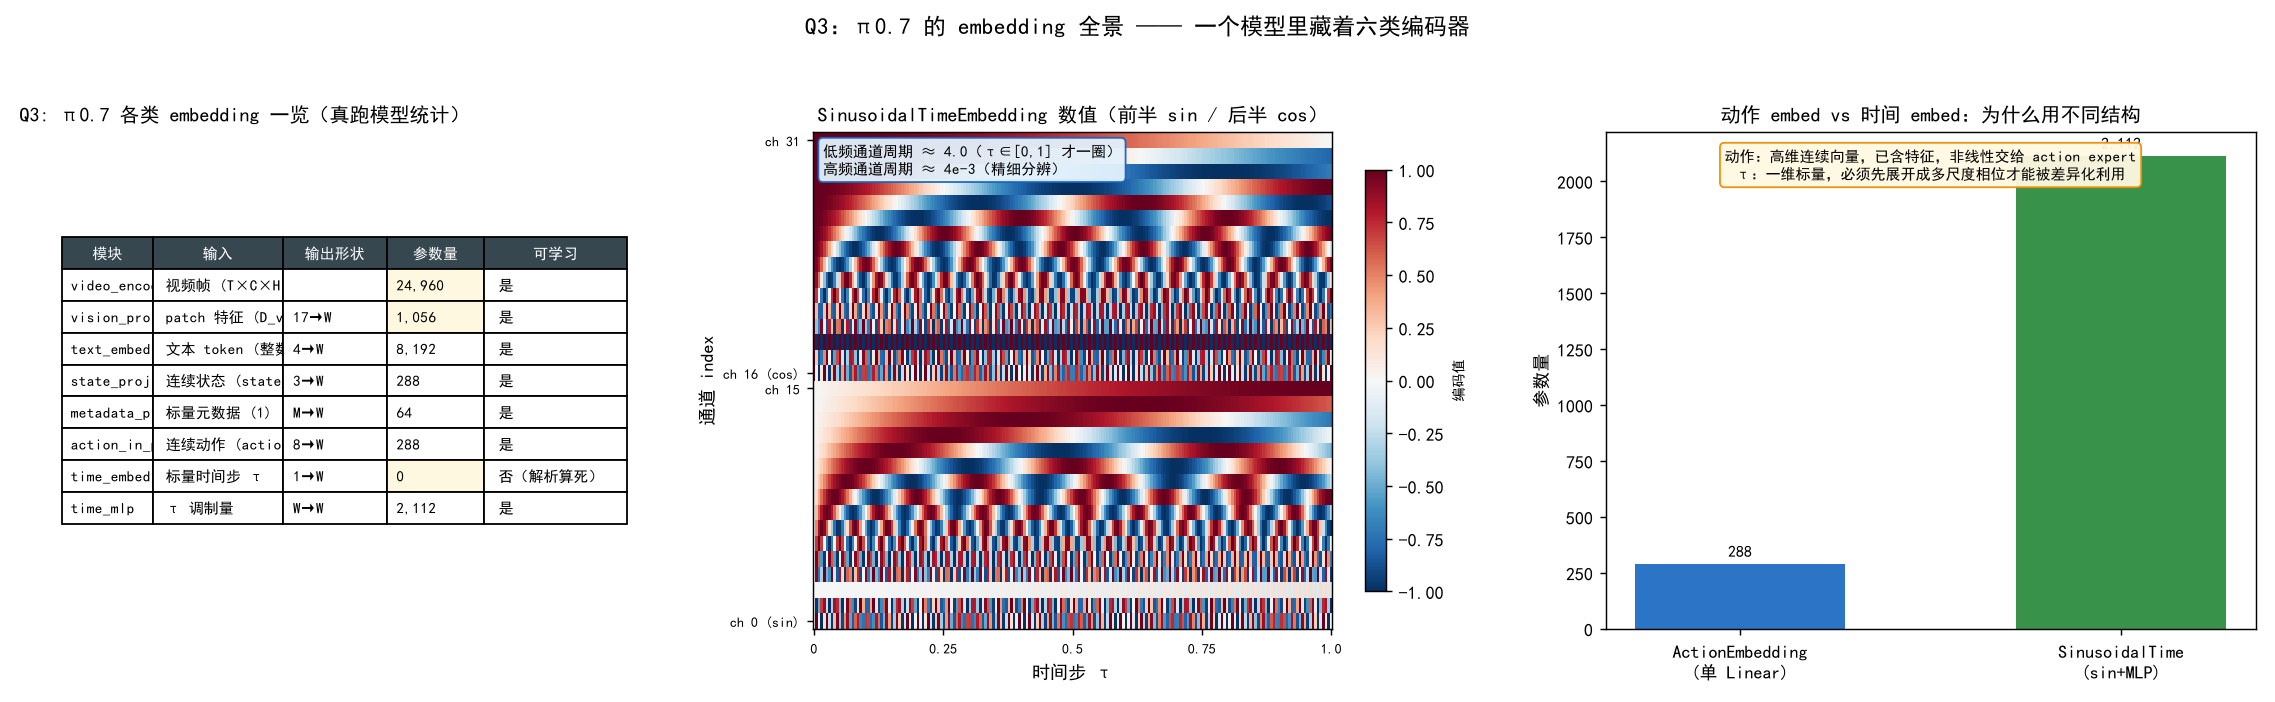

This figure's Python source:
# -*- coding: utf-8 -*-
"""Q3 可视化：π0.7 里到底有哪几类 embedding？它们各自怎么造、参数量多少？

三个子图回答三件事：
1. 左图：prelim 一块「embedding 全景表」—— 每个 embedding 模块的
   输入是什么（像素/文本 token/连续状态/标量元数据/连续动作/标量时间步）、
   输出维度、参数量（**真跑模型查 nn.Module 得到**）、是否可学习。
   一眼看清：SinusoidalTimeEmbedding 是**唯一零参数量**的编码器，
   因为它的 sin/cos 频率表是解析算死的（不是学出来的）。
2. 中图：SinusoidalTimeEmbedding 的真实数值热力图 —— 横轴 tau∈[0,1]，
   纵轴为各通道；前半是 sin、后半是 cos；低通道周期 4s（τ 一整个量程
   才走一圈）、高通道周期 4e-3（极短周期做精细分辨）。这是"多尺度
   时间编码"的最直观证据。
3. 右图：为什么动作 embedding 用单个 Linear、时间 embedding 却要
   sin+MLP？对比两类输入的本质：动作是**高维连续向量**（本身已经
   是低层特征，单 Linear 投影即可，非线性留给后面的 action expert）；
   τ 是**一维标量**，必须先用 0 参数的 sin/cos 展开成多尺度相位，
   再用一个小 MLP 学非线性。设计差异不在"参数量谁大谁小"，
   而在"非线性放在哪一段"。
"""
from __future__ import annotations

import matplotlib.pyplot as plt
import numpy as np
import torch

from _shared import C_STD, C_NEW, C_AUX, C_AUX2, C_WARN, OUT, setup_fonts, build_model

# 每个（模块名, 输入形态, 宽度, 论文/官方对应）的可读描述，参数/宽度真跑取得
MODULES = [
    ("video_encoder",   "视频帧 (T×C×H×W)",            None,   "SigLIP+时间层"),
    ("vision_proj",     "patch 特征 (D_v)",            "32→W", "Linear"),
    ("text_embed",      "文本 token (整数 0..255)",     "256→W", "Embedding"),
    ("state_proj",      "连续状态 (state_dim)",        "8→W",  "Linear"),
    ("metadata_proj",   "标量元数据 (1)",              "1→W",  "Linear"),
    ("action_in_proj",  "连续动作 (action_dim)",       "8→W",  "Linear (非线性交下游)"),
    ("time_embed",      "标量时间步 τ",                 "-→W",  "正弦编码(0参)"),
    ("time_mlp",        "τ 调制量",                     "W→W",  "MLP (时间支路非线性)"),
]


def measure_modules(model) -> dict:
    """真跑模型，逐模块统计参数量与输出形状。

    输出形状通过构造一批最小输入、调用模型拿到 prefix/suffix embedding 长度。
    """
    stats = {}
    for name, _in, _shape, _desc in MODULES:
        mod = getattr(model, name, None)
        if mod is None:
            stats[name] = {"params": 0, "shape": _shape, "desc": _desc}
            continue
        n_params = sum(p.numel() for p in mod.parameters())
        stats[name] = {"params": n_params, "shape": _shape, "desc": _desc}
    # 输出形状：直接量 embed_prefix 与 embed_suffix 的 token 数。
    # 前缀序列 = 视频块(ar=0) + 语言文本(ar=1) + State 指示 token(ar=1)
    #            + 状态块(ar=[1,0,0,...])。
    # 本项目默认不启用 metadata/subgoal，故这里按"启用时"示意标注。
    # 注意：视频编码器输出 = (patch 数 + 1) 个 token（28x28/7x7=16 个 patch
    # 再加 1 个汇总 token），这是真跑实测得到的，不能想当然。
    cfg = model.config
    B, L = 1, 4
    T = cfg.vision.n_obs_steps
    videos = torch.zeros(B, T, 3, cfg.vision.image_size, cfg.vision.image_size)
    lang = torch.randint(1, 250, (B, L))
    lang_masks = torch.ones(B, L, dtype=torch.bool)
    state = torch.zeros(B, T, cfg.state_dim)
    with torch.no_grad():
        embs, pads, ars = model.embed_prefix(videos, lang, lang_masks, state)
    n_total = embs.shape[1]
    n_state = T
    # 用 ar 布局反推各块 token 数：视频块是 ar=0 的连续段，
    # 其后是语言文本(L) + State 指示(1) + 状态块(T)。
    ar0 = ars[0].tolist()
    first_ar1 = ar0.index(True)
    n_vid = first_ar1
    n_lang = L
    assert n_total == n_vid + n_lang + 1 + n_state, (n_total, n_vid, n_lang, n_state)
    stats["vision_proj"]["shape"] = f"{n_vid}→W"
    stats["text_embed"]["shape"] = f"{n_lang}→W"
    stats["state_proj"]["shape"] = f"{n_state}→W"
    # metadata / subgoal 是可选的，这里按"启用时"示意
    stats["metadata_proj"]["shape"] = f"M→W"
    # action 相关形状
    H = cfg.action_horizon
    noisy = torch.zeros(B, H, cfg.action_dim)
    t = torch.zeros(B)
    with torch.no_grad():
        a_emb, a_cond = model.embed_suffix(noisy, t)
    stats["action_in_proj"]["shape"] = f"{H}→W"
    stats["time_embed"]["shape"] = f"1→W"
    stats["time_mlp"]["shape"] = f"W→W"
    return stats


def plot() -> tuple:
    """绘制 embedding 全景三子图，返回 (fig, text)。

    Returns:
        (fig, text): matplotlib Figure 对象和关键发现文本摘要。
    """
    setup_fonts()
    model = build_model()
    stats = measure_modules(model)
    fig, axes = plt.subplots(1, 3, figsize=(17.5, 5.4))

    # ---------------- 左：embedding 全景表 ----------------
    ax = axes[0]
    ax.axis("off")
    rows = [
        ("模块", "输入", "输出形状", "参数量", "可学习"),
    ]
    data_rows = []
    for name, _in, _shape, _desc in MODULES:
        s = stats[name]
        params = s["params"]
        learn = "是" if params > 0 else "否（解析算死）"
        data_rows.append((name, _in, s["shape"], f"{params:,}", learn))
    tbl = ax.table(cellText=data_rows, colLabels=rows[0], loc="center",
                   cellLoc="left", colWidths=[0.14, 0.2, 0.16, 0.15, 0.22])
    tbl.auto_set_font_size(False)
    tbl.set_fontsize(8.5)
    tbl.scale(1.0, 1.6)
    for (r, c), cell in tbl.get_celld().items():
        if r == 0:
            cell.set_facecolor("#37474f")
            cell.set_text_props(color="white", weight="bold")
        elif c == 3 and "0" in data_rows[r - 1][3].replace(",", ""):
            cell.set_facecolor("#fff8e1")
    ax.set_title("Q3: π0.7 各类 embedding 一览（真跑模型统计）",
                 fontsize=11, loc="left")

    # ---------------- 中：SinusoidalTimeEmbedding 真实热力图 ----------------
    ax = axes[1]
    from models.vla.core.embedding import SinusoidalTimeEmbedding
    W = model.config.action.width
    te = SinusoidalTimeEmbedding(W)
    tau = torch.linspace(0.0, 1.0, 200)
    mat = te(tau).detach().numpy()      # (200, W)
    im = ax.imshow(mat.T, aspect="auto", origin="lower",
                   cmap="RdBu_r", interpolation="nearest")
    ax.set_yticks([0, W // 2 - 1, W // 2, W - 1])
    ax.set_yticklabels(["ch 0 (sin)", f"ch {W//2 - 1}", f"ch {W//2} (cos)", f"ch {W-1}"],
                       fontsize=8)
    ax.set_xticks(np.linspace(0, 199, 5))
    ax.set_xticklabels(["0", "0.25", "0.5", "0.75", "1.0"], fontsize=8)
    ax.set_xlabel("时间步 τ")
    ax.set_ylabel("通道 index")
    ax.set_title("SinusoidalTimeEmbedding 数值（前半 sin / 后半 cos）",
                 fontsize=11)
    cb = fig.colorbar(im, ax=ax, shrink=0.85)
    cb.set_label("编码值", fontsize=8)
    # 标注多尺度：低频通道周期 4.0
    ax.text(0.02, 0.98, "低频通道周期 ≈ 4.0（τ∈[0,1] 才一圈）\n"
                        "高频通道周期 ≈ 4e-3（精细分辨）",
            transform=ax.transAxes, va="top", fontsize=8.5,
            bbox=dict(boxstyle="round", facecolor="#e3f2fd",
                      edgecolor=C_AUX, alpha=0.95))

    # ---------------- 右：为什么 action 线性、time 要 sin+MLP ----------------
    ax = axes[2]
    # 拆三组：动作 Linear / 正弦时间（0参，解析算死）/ 时间 MLP
    # 这样读者一眼看出：动作 embed 本身不小，但时间那条路是"0 参 + MLP"两段式
    names = ["ActionEmbedding\n(单 Linear)",
             "SinusoidalTime\n(解析 sin/cos)",
             "TimeMLP\n(后接非线性)"]
    params = [stats["action_in_proj"]["params"],
              stats["time_embed"]["params"],
              stats["time_mlp"]["params"]]
    colors = [C_AUX, C_NEW, C_WARN]
    bars = ax.bar(names, params, color=colors, alpha=0.9, width=0.55)
    for b, v in zip(bars, params):
        ax.annotate(f"{v:,}", (b.get_x() + b.get_width() / 2, v),
                    textcoords="offset points", xytext=(0, 4),
                    ha="center", fontsize=9)
    ax.set_ylabel("参数量")
    ax.set_title("动作 embed vs 时间 embed：为什么用不同结构\n"
                 "(动作单 Linear 一次到位 / 时间 sin(0参)+MLP 两段)",
                 fontsize=11)
    ax.text(0.5, 0.97,
            "动作（8→32 维）已是高维特征，单 Linear 投影即可，\n"
            "    非线性交给下游 action expert；\n"
            "τ 是一维标量，先用 0 参数的 sin/cos 展开成多尺度相位，\n"
            "    再用一个小 MLP 学非线性 —— 总参数量反而比动作 Linear 大",
            transform=ax.transAxes, va="top", ha="center", fontsize=8.5,
            bbox=dict(boxstyle="round", facecolor="#fff8e1",
                      edgecolor=C_WARN, alpha=0.95))
    ax.grid(alpha=0.3, axis="y")

    fig.suptitle("Q3：π0.7 的 embedding 全景 —— 一个模型里藏着六类编码器",
                 fontsize=13, fontweight="bold")
    fig.tight_layout(rect=[0, 0, 1, 0.94])

    text = (f"vision_proj params: {stats['vision_proj']['params']}\n"
            f"text_embed params:  {stats['text_embed']['params']}\n"
            f"state_proj params:  {stats['state_proj']['params']}\n"
            f"metadata_proj:      {stats['metadata_proj']['params']}\n"
            f"action_in_proj:     {stats['action_in_proj']['params']}  (单 Linear)\n"
            f"time_embed:         {stats['time_embed']['params']}  (解析 sin/cos，0 参)\n"
            f"time_mlp:           {stats['time_mlp']['params']}  (时间支路非线性)\n"
            f"设计差异: 动作用单 Linear 一次投影；τ 走 sin(0参)+MLP 两段式")
    return fig, text


def main() -> None:
    fig, text = plot()
    fig.savefig(OUT / "plot_embedding_zoo.png", dpi=130)
    plt.close(fig)
    print(text)


if __name__ == "__main__":
    main()
